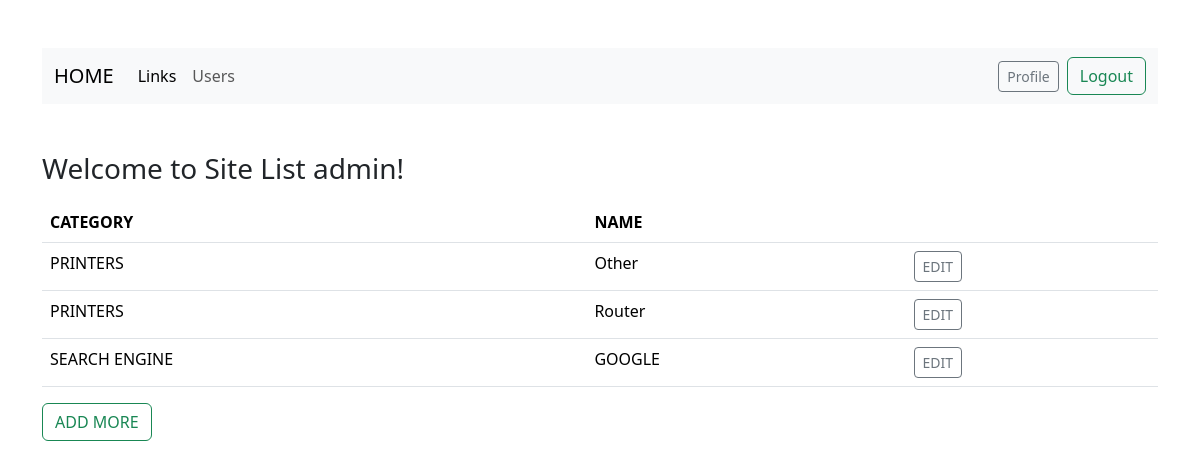
The page /links (signed in) on the database as committed earlier.
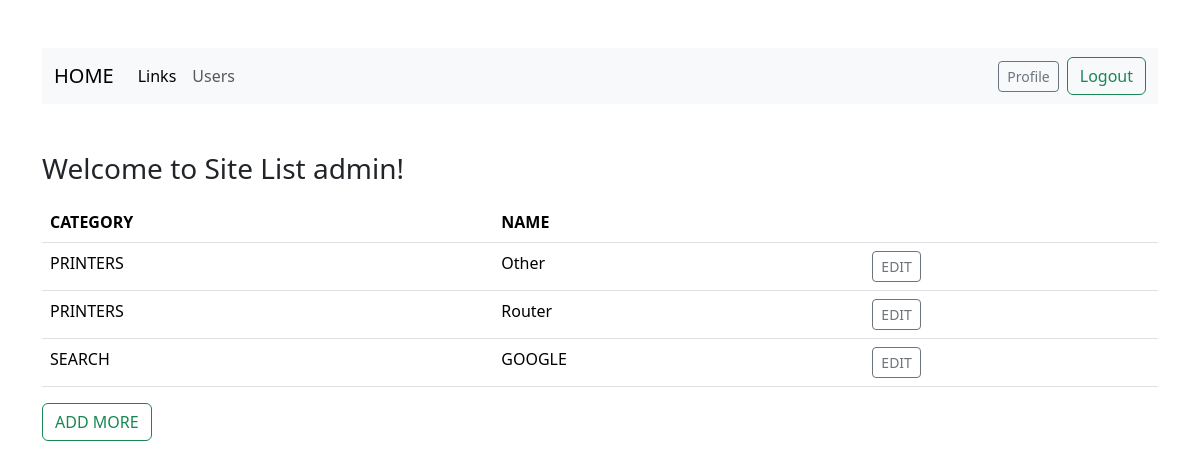
The same page on the database as committed later.
### tables this page shows
CREATE TABLE links (
id INTEGER PRIMARY KEY AUTOINCREMENT NOT NULL,
category TEXT NOT NULL,
name TEXT NOT NULL,
link TEXT NOT NULL);

### app.py (the view)
@app.route("/links")
def links():
    userID = session["user_id"]
    rows = db.execute(
    "SELECT * FROM users WHERE id = ?", userID
    )
    username = rows[0]["username"]
    links = db.execute("SELECT category, name, link, id FROM links ORDER BY category, name")
    return render_template("links.html", links = links, username = username)

### templates/links.html (shortened to what this page needs)
{% extends "layout.html" %}
{% block body %}
<div class="mb-3"><h3>Welcome to Site List {{ username }}!</h3></div>
    <table class="table">
        <thead>
            <tr>
                <th>CATEGORY</th>
                <th>NAME</th>
                <th></th>
            </tr>
        </thead>
        <tbody>
            {% for link in links %}
            <tr>
                <td> {{ link["category"] }}</td>
                <td><a class="nav-link" href="https:\\{{ link["link"] }}">{{ link["name"] }}</a></td>
                <td>
                  <form action="/edit" method="post">
                    <button type="submit" class="btn btn-sm btn-outline-secondary" >EDIT</button>
                  </form>
                </td>
            </tr>
            {% endfor %}
        </tbody>
    </table>
    <a class="btn btn-outline-success" href="/add">ADD MORE</a>
{% endblock %}

Rows that differ between the two databases and show on the page:
changed links "GOOGLE": category "SEARCH ENGINE" → "SEARCH"
